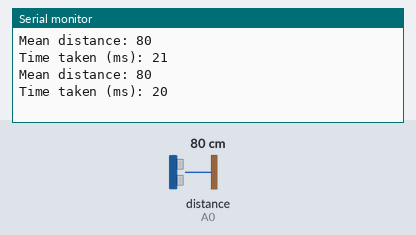
A sketch run on a simulated Arduino Uno, built with avr-gcc and run on an emulated ATmega328P. Parts: the last lines printed to the serial monitor. Inputs (shaded band) come from the test bench; at power-on: distance to the obstacle (sensor on A0) 80 cm.

Above: at 4.8 s.
4.9 s: distance to the obstacle (sensor on A0) set to 2 cm
At 7.4 s:
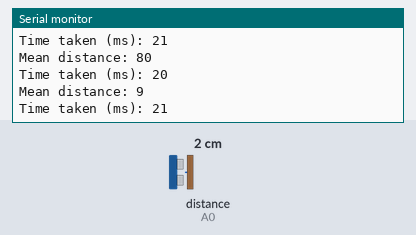
7.9 s: distance to the obstacle (sensor on A0) set to 18 cm
At 8.5 s:
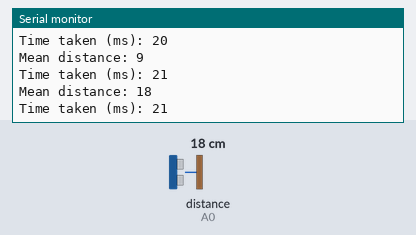
Timing chart, 0 to 10.9 s (numbered marks = the images above; inputs shaded):
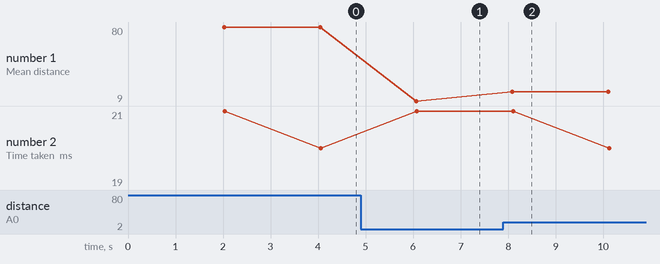

The sketch:

sketch_mar18b_sharpirtest.ino
```cpp
#include <SharpIR.h>

#define ir A0
#define model 100500
// ir: the pin where your sensor is attached
// model: an int that determines your sensor:  1080 for GP2Y0A21Y
//                                            20150 for GP2Y0A02Y
//                                            (working distance range according to the datasheets)

SharpIR SharpIR(ir, model);

void setup() {
  // put your setup code here, to run once:
  Serial.begin(9600);
}

void loop() {
  delay(2000);

  unsigned long pepe1=millis();  // takes the time before the loop on the library begins

  int dis=SharpIR.distance();  // this returns the distance to the object you're measuring


  Serial.print("Mean distance: ");  // returns it to the serial monitor
  Serial.println(dis);

  unsigned long pepe2=millis()-pepe1;  // the following gives you the time taken to get the measurement
  Serial.print("Time taken (ms): ");
  Serial.println(pepe2);

}
```

Measured:
- after the input at 4.9 s, the serial monitor: prints a new line after 1.2 s (image 1)
- after the input at 7.9 s, the serial monitor: prints a new line after 0.18 s (image 2)
- plotted number 1: 80 → 9 after the input at 4.9 s, 9 → 18 after the input at 7.9 s
- plotted number 2: 21 → 19 after the input at 7.9 s
